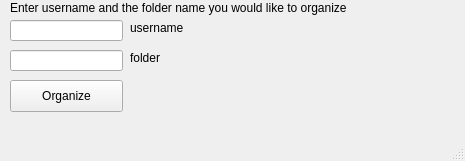
<?xml version="1.0" encoding="UTF-8"?>
<ui version="4.0">
 <class>MainWindow</class>
 <widget class="QMainWindow" name="MainWindow">
  <property name="geometry">
   <rect>
    <x>0</x>
    <y>0</y>
    <width>465</width>
    <height>161</height>
   </rect>
  </property>
  <property name="windowTitle">
   <string>MainWindow</string>
  </property>
  <widget class="QWidget" name="centralwidget">
   <widget class="QPushButton" name="pushButton">
    <property name="geometry">
     <rect>
      <x>10</x>
      <y>80</y>
      <width>113</width>
      <height>32</height>
     </rect>
    </property>
    <property name="text">
     <string>Organize</string>
    </property>
   </widget>
   <widget class="QLabel" name="label">
    <property name="geometry">
     <rect>
      <x>10</x>
      <y>0</y>
      <width>391</width>
      <height>16</height>
     </rect>
    </property>
    <property name="text">
     <string>Enter username and the folder name you would like to organize</string>
    </property>
   </widget>
   <widget class="QLineEdit" name="lineEdit">
    <property name="geometry">
     <rect>
      <x>10</x>
      <y>20</y>
      <width>113</width>
      <height>21</height>
     </rect>
    </property>
   </widget>
   <widget class="QLineEdit" name="lineEdit_2">
    <property name="geometry">
     <rect>
      <x>10</x>
      <y>50</y>
      <width>113</width>
      <height>21</height>
     </rect>
    </property>
   </widget>
   <widget class="QLabel" name="label_2">
    <property name="geometry">
     <rect>
      <x>130</x>
      <y>20</y>
      <width>60</width>
      <height>16</height>
     </rect>
    </property>
    <property name="text">
     <string>username</string>
    </property>
   </widget>
   <widget class="QLabel" name="label_3">
    <property name="geometry">
     <rect>
      <x>130</x>
      <y>50</y>
      <width>81</width>
      <height>16</height>
     </rect>
    </property>
    <property name="text">
     <string>folder</string>
    </property>
   </widget>
  </widget>
  <widget class="QMenuBar" name="menubar">
   <property name="geometry">
    <rect>
     <x>0</x>
     <y>0</y>
     <width>465</width>
     <height>24</height>
    </rect>
   </property>
  </widget>
  <widget class="QStatusBar" name="statusbar"/>
 </widget>
 <resources/>
 <connections/>
</ui>
